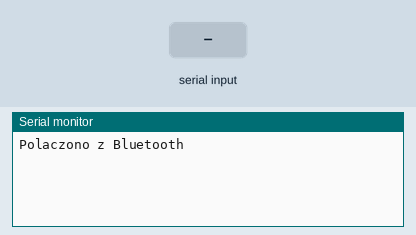
The sketch below on a simulated ESP32. On the bench: the last lines printed to the serial monitor. The inputs (shaded band) are chosen by the test bench. Nothing arrives over Bluetooth unless stated.

Above: at 2.8 s.
2.9 s: "1\n" received over the second serial link
At 3.4 s:
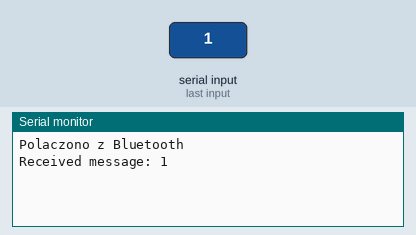
4.4 s: "0\n" received over the second serial link
At 5.6 s:
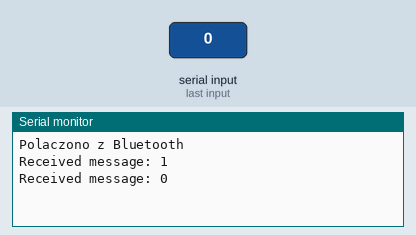
5.9 s: "2\n" received over the second serial link
At 6.9 s:
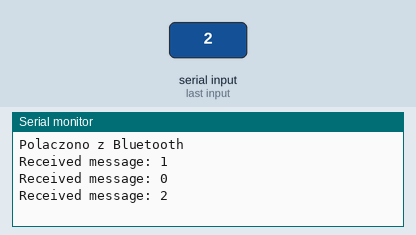

The sketch:

9__Bluetooth.ino
```cpp
//INFORMACJE PODSTAWOWE
//Program: Połączenie bluetooth
//Autor:   Paweł Bartkiewicz
//mail:    15g.pawel.bart@gmail.com

//INFORMACJE DODATKOWE
//biblioteka nie wymaga instalacji
//esp32 jest widoczne pod taka nazwa, jaka wpiszesz w BT.begin (20 linia)

//ten program moze sie laczyc tylko z jednym telefonem o nazwie Live 9S
//aby byl bardziej funkcjonalny, musi byc mozliwa podmiana klienta Bluetooth z zewnatrz
//bez koniecznosci zmieniania kodu

#include <BluetoothSerial.h>

bool flag1 = false;
String MessageConverted = "";
char MessageBluetooth = 'N';
BluetoothSerial BT;

void setup()
{
  Serial.begin(115200);
  BT.begin("Live 9S");
}

void loop()
{
  if(BT.hasClient() == true && flag1 == false){
    BT.print("Wiadomosc testowa\n");
    Serial.println("Polaczono z Bluetooth");
    flag1 = true;
    delay(2000);
  }

  if(BT.hasClient() == false){ reconnect(); }

  if (BT.available()){

    // czyszczenie poprzedniej wiadomosci i znaku
    MessageConverted = "";
    char MessageBluetooth = 'N';

    // odczyt danych do momentu napotkania znaku nowej linii ('\n')
    while (BT.available()) {
      MessageBluetooth = BT.read();
      if (MessageBluetooth == '\n') {
        break;  // konczy petle while po otrzymaniu ('\n')
      }
      MessageConverted += MessageBluetooth;
    }
    // wyswietlanie wiadomosci na serialu
    if (MessageConverted.length() > 0) {
      Serial.println("Received message: " + MessageConverted);
    }
  }
}

void reconnect(){
  if(!BT.connected()){
    BT.begin("Live 9S");
    Serial.println("Laczenie Bluetooth");
    flag1 = false;
    delay(2000);
  }
}
```

Measured:
- after the input at 2.9 s, the serial monitor: prints a new line at once (image 1)
- after the input at 4.4 s, the serial monitor: prints a new line at once (image 2)
- after the input at 5.9 s, the serial monitor: prints a new line at once (image 3)
